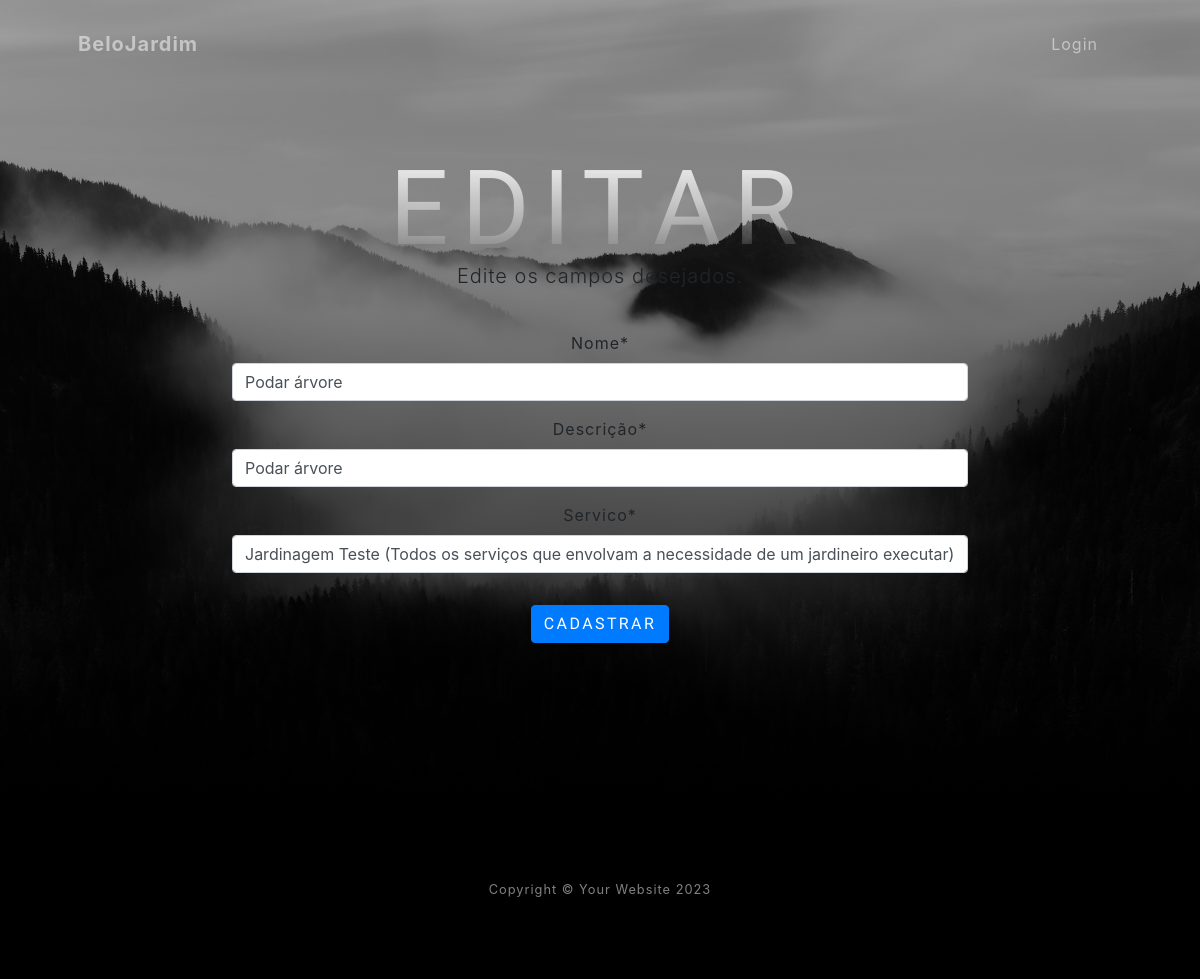
The page /editar/atividade/2/ on the database its author committed.
### servicos/models.py (models this page shows, shortened)
class Atividade(models.Model):
    nome = models.CharField(max_length=20)
    descricao = models.CharField(max_length=150, verbose_name="Descrição")
    servico = models.ForeignKey(Servico, on_delete=models.PROTECT)

class Servico(models.Model):
    nome = models.CharField(max_length=20)
    descricao = models.CharField(max_length=150, verbose_name="Descrição")
    def __str__(self):
        return "{} ({})".format(self.nome, self.descricao)

### servicos/views.py (the view)
# urls.py: path('editar/atividade/<int:pk>/', AtividadeUpdate.as_view(), name="editar-atividade"),
class AtividadeUpdate(UpdateView):
    model = Atividade
    fields = ['nome', 'descricao', 'servico']
    template_name = 'cadastros/form.html'
    success_url = reverse_lazy('listar-atividades')

### servicos/templates/cadastros/form.html (shortened to what this page needs)
{% extends 'paginas/modelo.html' %}
{% load static %}
{% load crispy_forms_tags %}
{% block conteudo %}
<header class="masthead">
    <div class="container px-4 px-lg-5 d-flex h-100 align-items-center justify-content-center">
        <div class="d-flex justify-content-center">
            <div class="text-center">
                <h1 class="mx-auto my-0 text-uppercase">Editar</h1>
                <p class="lead">
                    Edite os campos desejados.
                </p>
                <br>
                <form action="" method="POST">
                    {{ form|crispy }}
                    <button type="submit" class="btn btn-primary mt-3">Cadastrar</button>
                </form>
            </div>
        </div>
    </div>
</header>
{% endblock %}

### rows shown on the page
Atividade: nome "Podar árvore", descricao "Podar árvore", servico "Jardinagem Teste (Todos os serviços que envolvam a necessidade de um jardineiro executar)"
